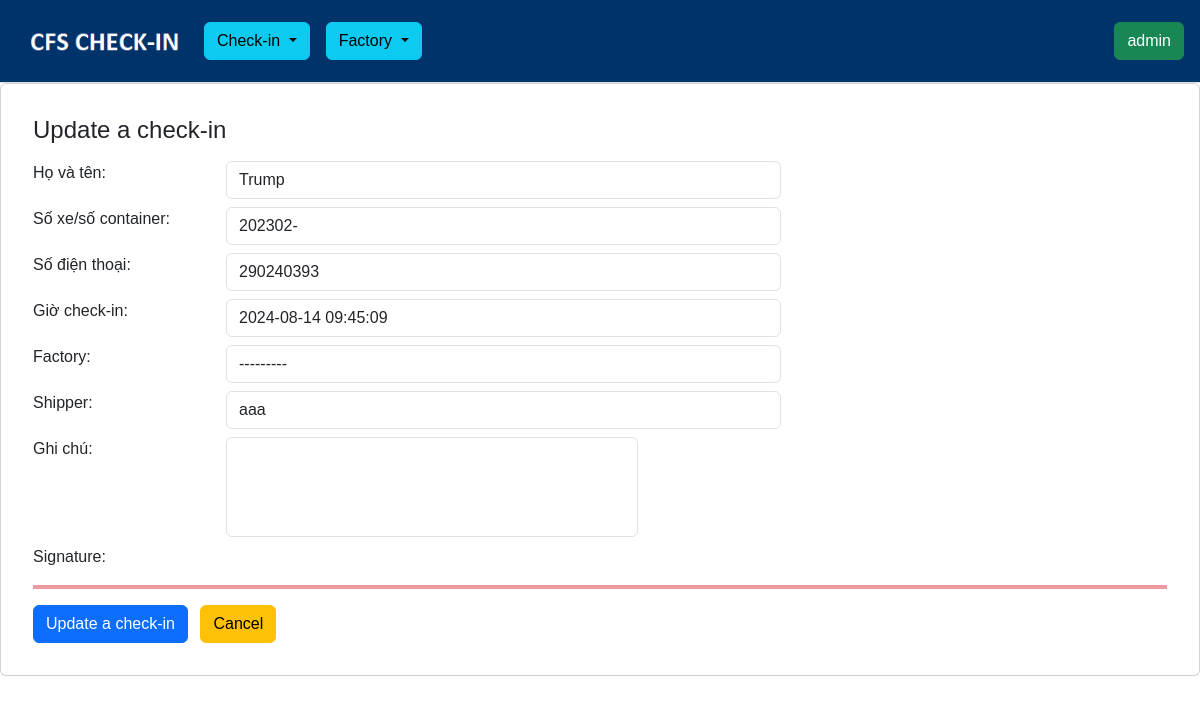
Screenshot of /checkin/update/5/ (signed in) with the database file from the repository.
### checkin/models.py (models this page shows, shortened)
class Checkin(models.Model):
    driver_name = models.CharField("Họ và tên", max_length=32)
    truck_number = models.CharField("Số xe/số container", max_length=32)
    phone_number = models.CharField("Số điện thoại", max_length=32)
    checkin_time = models.DateTimeField("Giờ check-in", default=timezone.localtime)
    factory = models.ForeignKey(Factory, blank=True, null=True, on_delete=models.SET_NULL)
    shipper = models.CharField("Shipper", max_length=100, blank=True, null=True)
    remark = models.TextField("Ghi chú", max_length=1024, blank=True, null=True)
    signature = models.TextField(blank=True, null=True)

### checkin/views.py (the view)
# urls.py: path("update/<int:pk>/", login_required(views.CheckinUpdate.as_view(),login_url='users:login'), name="checkin-update"),
class CheckinUpdate(generic.UpdateView, LoginRequiredMixin):
    model = Checkin
    template_name = 'checkin-update.html'
    form_class = CheckinForm
    success_message = "Updated successfully!"
    success_url = reverse_lazy('checkin:checkin-view')

### checkin/forms.py
class CheckinForm(ModelForm):
    signature = forms.CharField(widget=forms.HiddenInput(), required=False)
    def __init__(self, *args, **kwargs):
        super(CheckinForm, self).__init__(*args, **kwargs)
        for visible in self.visible_fields():
            visible.field.widget.attrs['class'] = 'form-control'
    class Meta:
        model = Checkin
        fields = "__all__"

### factory/models.py (called while the page is built)
    def __str__(self):
        return f"{self.factory_code} | {self.factory_name}"

### checkin/templates/checkin-update.html (shortened to what this page needs)
{% extends 'base.html' %}
{% block content %}
    <div class="card p-3">
        <div class="card-body">
            <h4 class="mb-3">Update a check-in</h4>
            {% include "form.html" with form_name="Update a check-in" %}
        </div>
    </div>
{% endblock content %}

### templates/base.html (shortened to what this page needs)
{% load static %}
<!DOCTYPE html>
<html lang="en">
	<head>
		<link rel="stylesheet" href="{% static 'css/styles.css' %}" />
		<link
			href="https://cdn.jsdelivr.net/npm/bootstrap@5.3.3/dist/css/bootstrap.min.css"
			rel="stylesheet"
		/>
		<link
			rel="stylesheet"
			href="https://cdn.jsdelivr.net/npm/bootstrap-icons@1.11.3/font/bootstrap-icons.min.css"
		/>
	</head>
	<body>
		<nav
			class="navbar navbar-expand px-3 border-bottom bg-custom"
			style="
				position: sticky;
				top: 0;
				z-index: 1000;
				background-color: #003369;
			"
		>
			<div class="sidebar-logo">
				<img
					src="{% static 'images/logo.png' %}"
					width="180"
					alt="Kuehne-Nagel"
				/>
			</div>
            <div class="dropdown mx-2">
                <button
                    class="btn btn-info dropdown-toggle"
                    type="button"
                    id="dropdownMenuButton"
                    data-bs-toggle="dropdown"
                    aria-haspopup="true"
                    aria-expanded="false"
                >
                    Check-in
                </button>
            </div>
            <div class="dropdown mx-2">
                <button
                    class="btn btn-info dropdown-toggle"
                    type="button"
                    id="dropdownMenuButton"
                    data-bs-toggle="dropdown"
                    aria-haspopup="true"
                    aria-expanded="false"
                >
                    Factory
                </button>
            </div>
			<div class="navbar-collapse nav">
				<ul class="navbar-nav">
					<li class="nav-item dropdown">
						<a
							href="#"
							data-bs-toggle="dropdown"
							class="nav-icon pe-md-0"
						>
							<button type="button" class="btn btn-success">
								{{ request.user }}
							</button>
						</a>
					</li>
				</ul>
			</div>
		</nav>
		{% block content %} {% endblock content %}
	</body>
</html>

### templates/form.html (shortened to what this page needs)
<form method="POST" action="">
    {% for field in form %}
    <div class="mb-2 row">
      <div class="col-sm-2">
        {{ field.label_tag }}
      </div>
      <div class="col-sm-10 col-md-8 col-lg-6">
        {{ field }}
      </div>
    </div>
    {% endfor %}
      <hr class="border border-danger border-2 opacity-50">
    <button type="submit" class="btn btn-primary">{{ form_name }}</button>
    <a href="{{ request.META.HTTP_REFERER }}" class="btn btn-warning mx-2">Cancel</a>
  </form>

### static/css/styles.css (style rules this page uses)
* { margin: 0; padding: 0; box-sizing: border-box; font-family: Arial, Helvetica, sans-serif; }
.navbar-expand .navbar-nav { margin-left: auto; }
textarea[name="remark"] { width: auto; height: 100px; resize: none; }

### rows the page displays
Checkin: form "Trump" "202302-" "290240393" "2024-08-14 09:45:09" "---------" "aaa"

### other values shown
{{ request.user }} "admin"
{{ field.label_tag }} "Họ và tên:" "Số xe/số container:" "Số điện thoại:" "Giờ check-in:" "Factory:" "Shipper:" "Ghi chú:" "Signature:"
